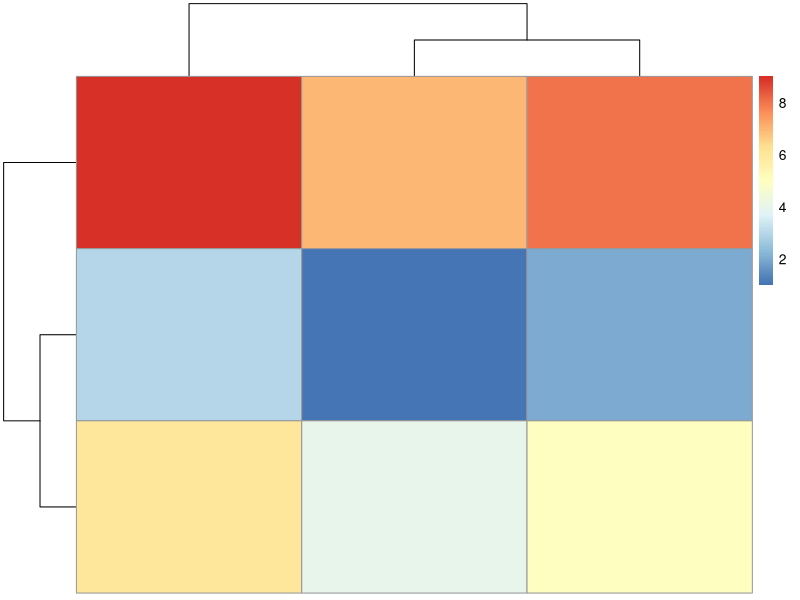
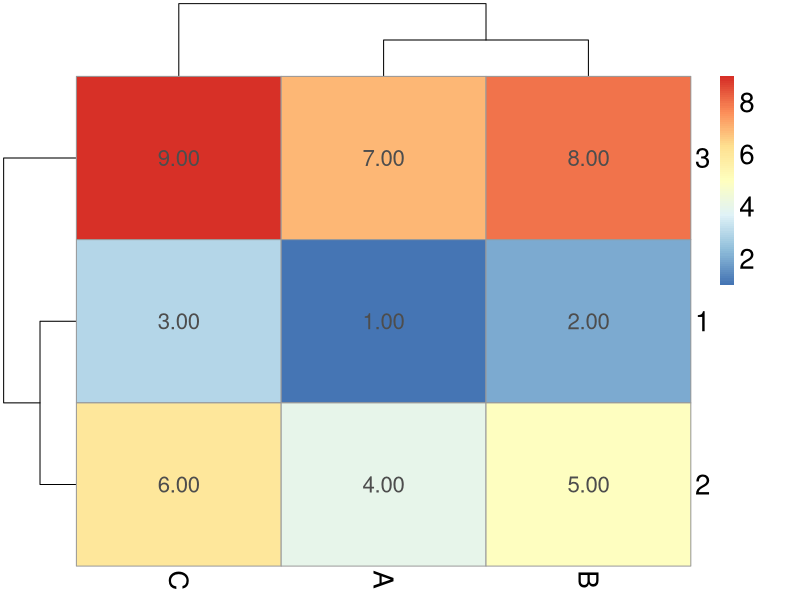
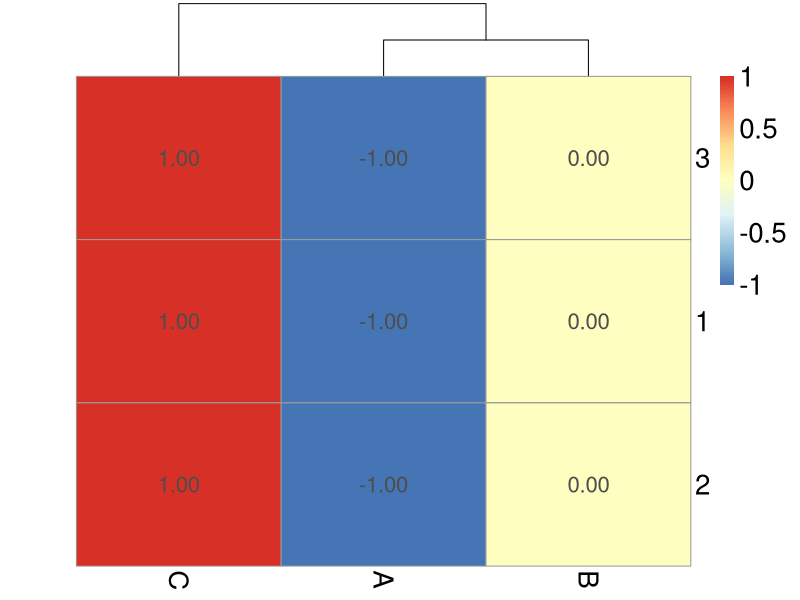
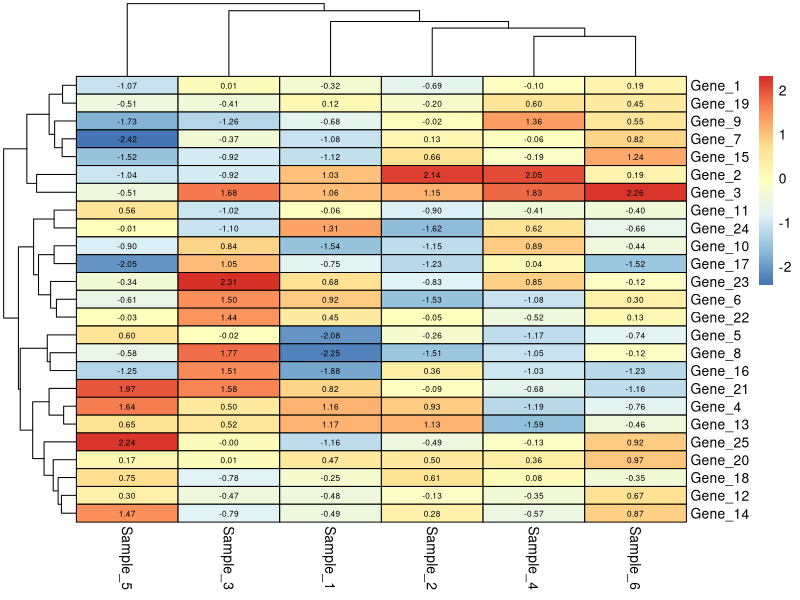
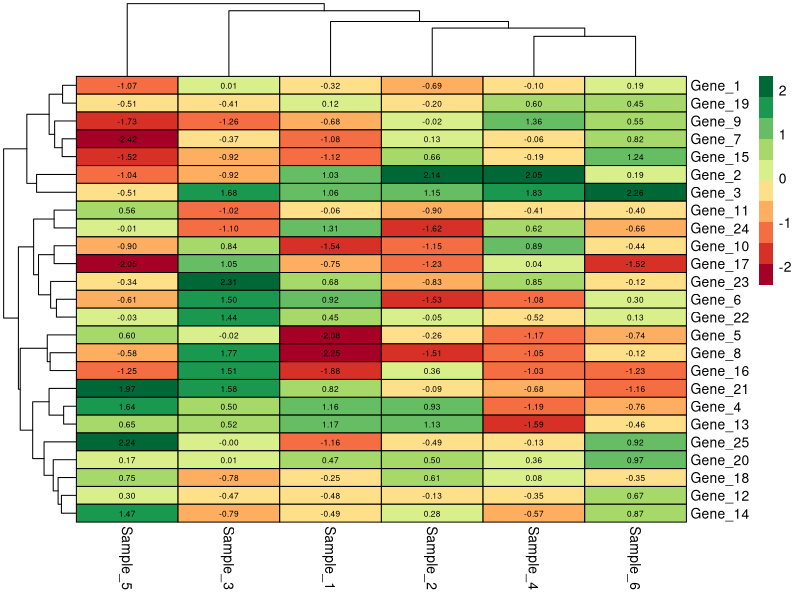
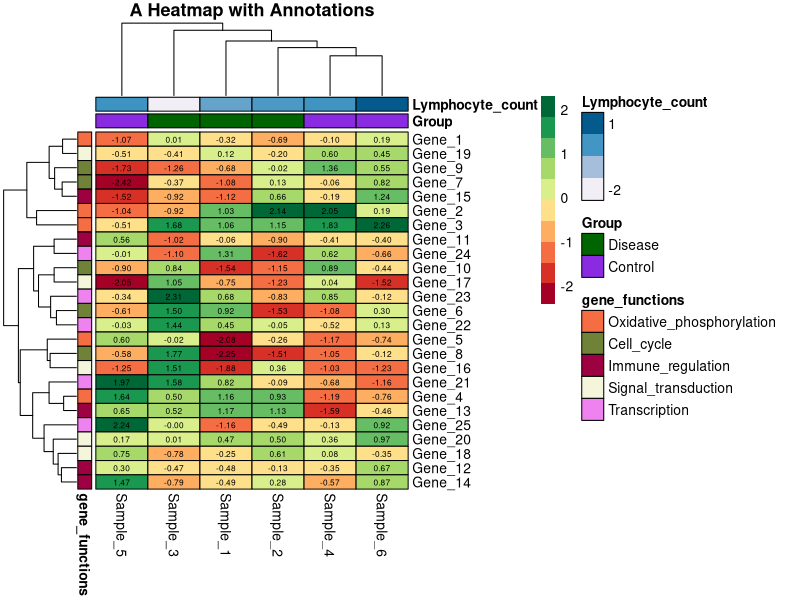

These charts were generated, in order, by the following R code:
## ---- chunk 1
library(pheatmap)
library(RColorBrewer)
## ---- chunk 2
# Generate a 3x3 matrix with numbers 1 to 9
data_minimal <- matrix(1:9, nrow = 3, ncol = 3, byrow = TRUE)

# Create a minimalist heatmap
pheatmap(data_minimal)
## ---- chunk 3
dim <- list(row=c(1,2,3), col=c("A","B","C"))
data_minimal <- matrix(1:9, nrow = 3, ncol = 3, byrow = TRUE, dimnames = dim)
# Heatmap with annotations
pheatmap(data_minimal, display_numbers = TRUE, fontsize = 20)
## ---- chunk 4
pheatmap(data_minimal, scale = "row", display_numbers = TRUE, fontsize = 20)
## ---- chunk 5
cal_z_score <- function(x){
  (x - mean(x)) / sd(x)
}

t(apply(data_minimal, 1, cal_z_score))
## ---- chunk 6
# Generate random data
data <- matrix(rnorm(150), 25, 6)
colnames(data) <- paste0("Sample_", 1:6)
rownames(data) <- paste0("Gene_", 1:25)

# Display the first few rows of the data
head(data)
## ---- chunk 7
pheatmap(data,
         fontsize_col = 10,
         fontsize_row = 10,
         display_numbers = TRUE,
         number_color = "black", 
         fontsize_number = 6,
         border_color = "black")
## ---- chunk 8
pheatmap(data,
         fontsize_col = 10,
         fontsize_row = 10,
         display_numbers = TRUE,
         number_color = "black", 
         fontsize_number = 6,
         border_color = "black",
         col = brewer.pal(10, 'RdYlGn'))
## ---- chunk 9
ann_df <- data.frame(Group = rep(c("Disease", "Control"), c(3, 3)),
                          Lymphocyte_count = rnorm(6))

row.names(ann_df) <- colnames(data)

gene_functions_df <- data.frame(gene_functions = rep(c('Oxidative_phosphorylation', 
                                                       'Cell_cycle',
                                                       'Immune_regulation',
                                                       'Signal_transduction',
                                                       'Transcription'), each=5))
row.names(gene_functions_df) <- rownames(data)

ann_colors <- list(
  gene_functions = c("Oxidative_phosphorylation" = "#F46D43",
              "Cell_cycle" = "#708238",
              "Immune_regulation" = "#9E0142",
              "Signal_transduction" = "beige", 
              "Transcription" = "violet"), 
  Group = c("Disease" = "darkgreen",
              "Control" = "blueviolet"),
  Lymphocyte_count = brewer.pal(5, 'PuBu')
)

pheatmap(data, 
         col = brewer.pal(10, 'RdYlGn'),
         #Adding Annotation Information
         annotation_row = gene_functions_df, 
         annotation_col = ann_df, 
         annotation_colors = ann_colors,
         # The same Customization
         fontsize_col = 10,
         fontsize_row = 10,
         display_numbers = TRUE,
         number_color = "black", 
         fontsize_number = 6,
         border_color = "black",
         #A heading
         main = "A Heatmap with Annotations") 

